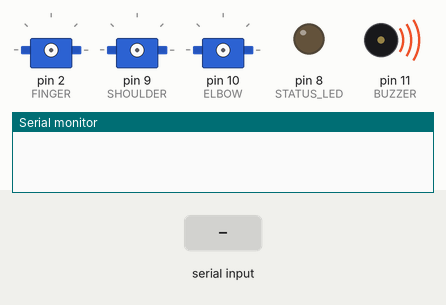
Simulated run of this sketch. Board: Arduino Uno, built with avr-gcc and run on an emulated ATmega328P. Parts: 3 × servo, output pins drawn as LEDs (lit = HIGH), buzzer (waves = sounding), the last lines printed to the serial monitor. Inputs (shaded band) come from the test bench.

Above: at 0.1 s.
At 2.1 s:
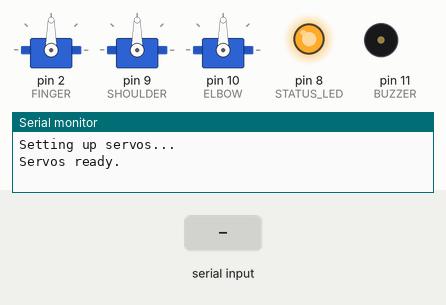
At 4.8 s:
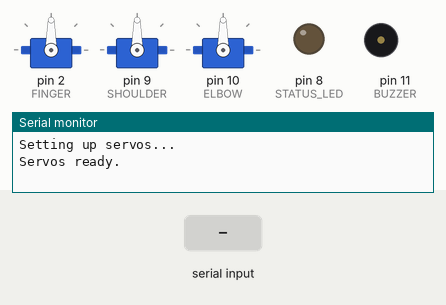
4.9 s: "hola\n" received over Serial
7.4 s: byte 44 (',') received over Serial
9.9 s: "21348\n" received over Serial
Timing chart, 0 to 12.9 s (numbered marks = the images above; inputs shaded):
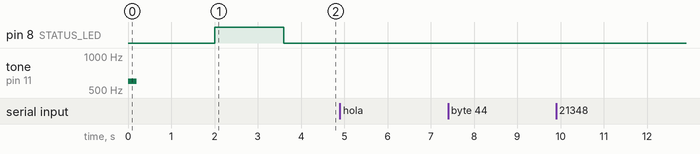

The sketch:

PEC.ino
```cpp
#define STATUS_LED 8
#define BUZZER 11

int value;
int lastValue;
bool semaphore;

const int maxValues = 4;
int values[maxValues];
int currentValueIndex = 0;

void setup() {
  tone(BUZZER, 600, 200);
  pinMode(STATUS_LED, OUTPUT);

  lastValue = -1;
  value = 0;
  semaphore = true;

  Serial.begin(9600);
  delay(1000);

  setup_servos();
  setToZero();
}

void loop() {
  if (Serial.available() > 0) {
    String command = Serial.readString();
    Serial.println(command);
    if (command == "hola") {
      setStatusLed(1);
      delay(1000);
      setStatusLed(0);
    }
  }
}
```

kinemativs.ino
```cpp
// INVERSE KINEMATIKS explication in root path (as a png)

#include <Math.h>

#define PI 3.1415926535897932384626433832795

double upperLimb = 14;
double forearm = 23;

double lleyDelCos(double A, double B, double C) {
  double div = (A*A + B*B - C*C) / (2*A*B);
  if (div < -1.0)
    div = -1.0;
  if(div > 1.0)
    div = 1.0;
  return acos(div);
}

double distance(double x, double y) {
  return sqrt(x*x + y*y);
}

double radiansToDegrees(double radianes) {
  return radianes * 180.0 / PI;
}

void inverseKinematics(double x, double y, double& a1, double& a2) {
  double dist = distance(x, y);
  double D1 = atan2(y, x);
  double D2 = lleyDelCos(dist, upperLimb, forearm);
  double a1Radianes = D1 + D2;
  double a2Radianes = abs(PI/2 - lleyDelCos(upperLimb, forearm, dist));

  a1 = radiansToDegrees(a1Radianes);
  a2 = radiansToDegrees(a2Radianes);
}
```

servo.ino
```cpp
#include <Adafruit_MotorShield.h>
#include <Servo.h>
Servo elbow, shoulder, finger;

#define FINGER 2
#define SHOULDER 9
#define ELBOW 10

int _currentElbowAngle;
int _currentShoulderAngle;

void setup_servos() {
  Serial.println("Setting up servos...");
  finger.attach(FINGER);
  shoulder.attach(SHOULDER);
  elbow.attach(ELBOW);
  delay(1000); // time to prepare servos
  Serial.println("Servos ready.");
}

void updateCurrentElbowAngle(int a) {
  _currentElbowAngle = a;
}

void updateCurrentShoulderAngle(int a) {
  _currentShoulderAngle = a;
}

int getElbowAngle() {
  return _currentElbowAngle;
}

int getShoulderAngle() {
  return _currentShoulderAngle;
}

void setElbowToZero() {
  updateElbow(90);
}

void setShoulderToZero() {
  updateShoulder(90);
}

void setToZero(){
  setShoulderToZero();
  setElbowToZero();
}

void updateElbow(int deg) {
  if (deg >= 0 && deg <= 180) {
    setStatusLed(1);
    elbow.write(deg);
    updateCurrentElbowAngle(deg);
    delay(800);
    setStatusLed(0);
  }
}

void updateShoulder(int deg) {
  if (deg >= 0 && deg <= 180) {
    setStatusLed(1);
    shoulder.write(deg);
    updateCurrentShoulderAngle(deg);
    delay(800);
    setStatusLed(0);
  }
}

// good example position: 0, 23 (23 = minimum value for "y")
void moveTo(double x, double y) {
  Serial.print("Move to ("); Serial.print(x); Serial.print(", "); Serial.print(y); Serial.println(")");
  double alfa = 0, beta = 0;
  inverseKinematics(x, y, alfa, beta);
  // print results
  Serial.print("alfa: "); Serial.println(alfa);
  Serial.print("beta: "); Serial.println(beta);

  updateShoulder(alfa);
  updateElbow(beta);
}

void moveFinger(int direction) {
  setStatusLed(1);
  switch(direction) {
    case 0:
      finger.write(20);
    break;
    case 1:
      finger.write(0);
    break;
  }
  delay(800);
  setStatusLed(0);
}
```

utils.ino
```cpp
// Parser


// Serial Reader
void readSerial() {
  // Check if there are values inside the buffer.
  if (Serial.available() > 0) {
    // Read numeric values till a non numeric value.
    int value = Serial.parseInt();

    // Clean the buffer of non numeric values
    while (Serial.available() > 0) {
      char c = Serial.read(); // read all extra values
      if (c == '\n' || c == '\r') {
        break; // exit when an "end of line" found.
      }
    }

    if (value != lastValue) {
      // usage of a new value
      Serial.print("Value: ");
      Serial.println(value);
      lastValue = value;
    }
  }
}

void readSerial_coordinates() {
  if (Serial.available() > 0) {
    // Lee la cadena completa hasta el salto de línea
    String input = Serial.readStringUntil('\n');

    // Inicializa las variables para el procesamiento
    int value = 0;
    bool newValue = false;

    // Recorre cada carácter de la cadena
    for (int i = 0; i < input.length() && currentValueIndex < maxValues; i++) {
      char c = input.charAt(i);

      // Si el carácter es un dígito, actualiza el valor actual
      if (isDigit(c)) {
        value = value * 10 + (c - '0');
        newValue = true;
      } else if (c == ',' && newValue) {
        // Si el carácter es una coma y hay un nuevo valor, guárdalo en el array
        values[currentValueIndex++] = value;
        value = 0;
        newValue = false;
      }
    }

    // Agrega el último valor si hay uno
    if (newValue && currentValueIndex < maxValues) {
      values[currentValueIndex++] = value;
    }

    // Imprime los valores obtenidos
    Serial.print("Values: ");
    for (int i = 0; i < currentValueIndex; i++) {
      Serial.print(values[i]);
      Serial.print(" ");
    }
    Serial.println();

    // Reinicia el índice para la próxima lectura
    currentValueIndex = 0;
  }
}

void readSerialBasic() {
  if (Serial.available() > 0) {
    String msg = Serial.readString();
    if (msg == "21348") {
      tone(7, 2000, 100);
    }
    else {
      digitalWrite(7, LOW);
    }
  }
}

// leds
void setStatusLed(int status) {
  switch(status) {
    case 0: digitalWrite(8, LOW);
    break;
    case 1: digitalWrite(8, HIGH);
    break;
    case 2:
      digitalWrite(8, HIGH);
      delay(200);
      digitalWrite(8, LOW);
      delay(200);
      digitalWrite(8, HIGH);
      delay(200);
      digitalWrite(8, LOW);
    break;
  }
}
```
